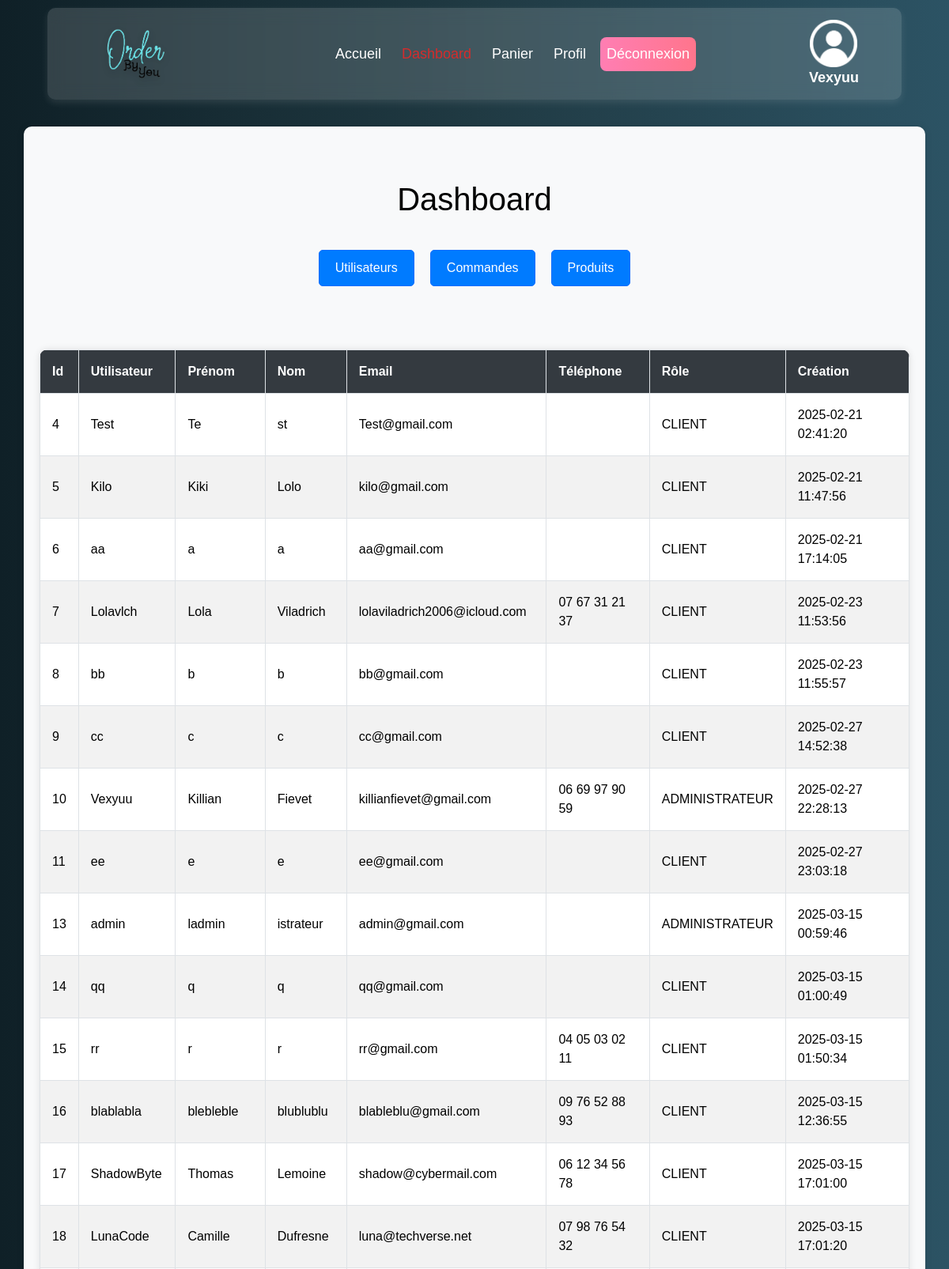
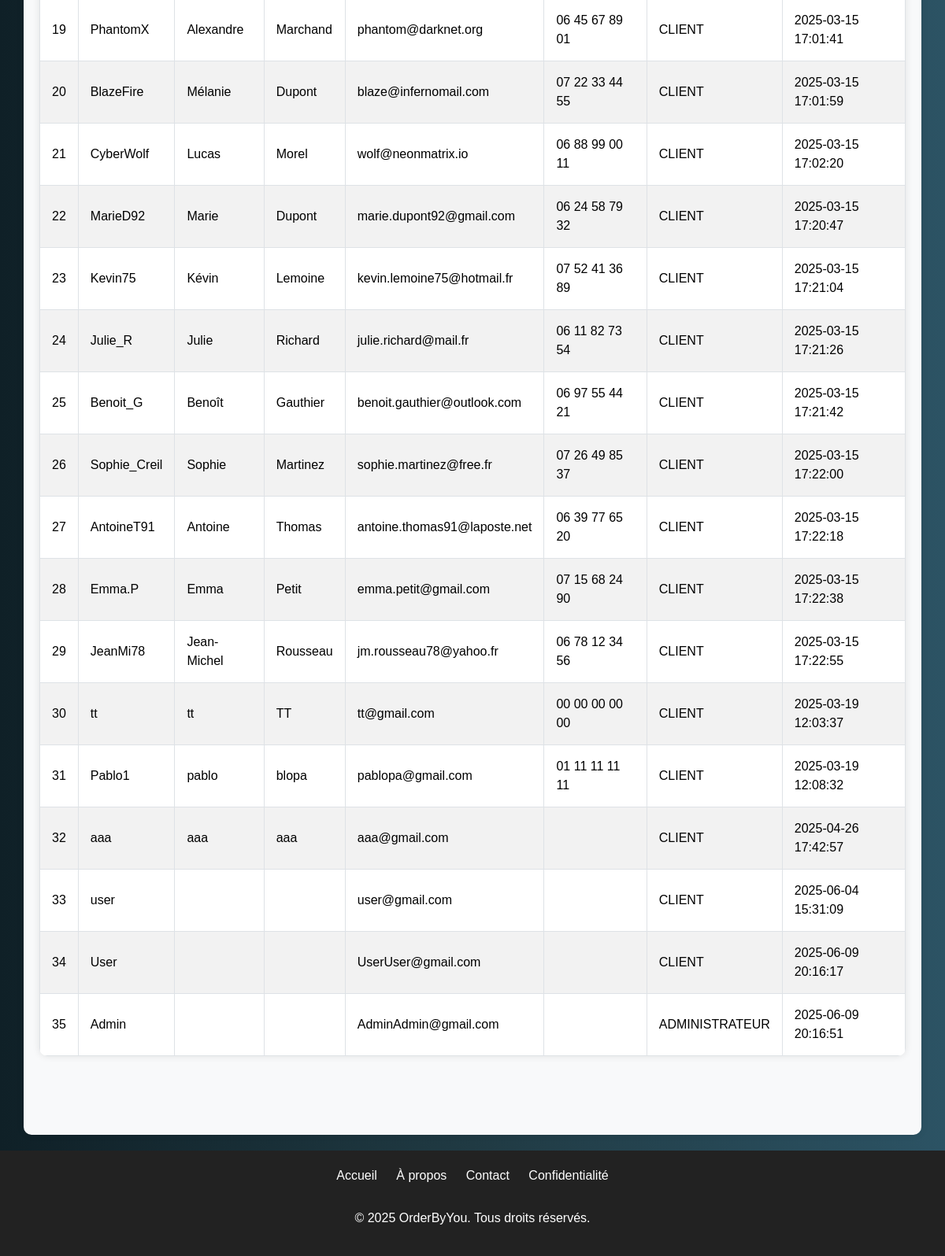
Page /index.php?pages=dashboard&users (signed in) on the committed database (2 pictures, top to bottom).
### tables this page shows
CREATE TABLE IF NOT EXISTS `users` (
  `id` int NOT NULL AUTO_INCREMENT,
  `username` varchar(100) NOT NULL,
  `first_name` varchar(50) DEFAULT NULL,
  `last_name` varchar(50) DEFAULT NULL,
  `email` varchar(100) NOT NULL,
  `password` varchar(255) NOT NULL,
  `phone` varchar(15) DEFAULT NULL,
  `role` varchar(50) NOT NULL DEFAULT 'CLIENT',
  `created_at` datetime DEFAULT CURRENT_TIMESTAMP,
  PRIMARY KEY (`id`),
  UNIQUE KEY `email` (`email`)
);

### index.php (called while the page is built, shortened)
<?php
include './templates/header.php';
$allowedPages = ['home', 'products', 'cart', 'login', 'register', 'profil', 'logout', 'dashboard', 'order'];
$page = isset($_GET['pages']) ? $_GET['pages'] : 'home';
if (in_array($page, $allowedPages)) {
    $pagePath = './pages/' . $page . '.php';
} else {
    $pagePath = './pages/404.php';
}
include $pagePath;
include './templates/footer.php';
?>

### pages/dashboard.php (the view, shortened to what this page needs)
<?php
$users = $orders = $products = [];
if (isset($_GET['users'])) {
    $req = $dbb->prepare("SELECT * FROM users");
    $req->execute();
    $users = $req->fetchAll(PDO::FETCH_ASSOC);
}
?>
<div class="container">
    <h1 class="text-center mt-5">Dashboard</h1>
    <div class="dashboard-links">
        <a href="index.php?pages=dashboard&users" class="btn btn-primary">Utilisateurs</a>
        <a href="index.php?pages=dashboard&orders" class="btn btn-primary">Commandes</a>
        <a href="index.php?pages=dashboard&products" class="btn btn-primary">Produits</a>
    </div>
    <?php if (isset($_GET['users'])): ?>
        <table>
            <thead>
                <tr>
                    <th>Id</th>
                    <th>Utilisateur</th>
                    <th>Prénom</th>
                    <th>Nom</th>
                    <th>Email</th>
                    <th>Téléphone</th>
                    <th>Rôle</th>
                    <th>Création</th>
                </tr>
            </thead>
            <tbody>
                <?php foreach ($users as $user): ?>
                    <tr>
                        <td><?= htmlspecialchars($user['id']) ?></td>
                        <td><?= htmlspecialchars($user['username']) ?></td>
                        <td><?= htmlspecialchars($user['first_name'] ?? '') ?></td>
                        <td><?= htmlspecialchars($user['last_name'] ?? '') ?></td>
                        <td><?= htmlspecialchars($user['email']) ?></td>
                        <td><?= htmlspecialchars($user['phone'] ?? '') ?></td>
                        <td><?= htmlspecialchars($user['role']) ?></td>
                        <td><?= htmlspecialchars($user['created_at']) ?></td>
                    </tr>
                <?php endforeach; ?>
            </tbody>
        </table>
    <?php endif; ?>
</div>

### assets/css/style.css (style rules this page uses)
:root { --primary-color: #28a745; --secondary-color: #dc3545; --background-gradient: linear-gradient(to right, #0f2027, #203a43, #2c5364); --font-family-primary: 'Poppins', sans-serif; --font-family-secondary: Arial, Helvetica, sans-serif; --font-family-title: system-ui, -apple-system, BlinkMacSystemFont, 'Segoe UI', Roboto, Oxygen, Ubuntu, Cantarell, 'Open Sans', 'Helvetica Neue', sans-serif; }
body { padding: 0; margin: 0; text-decoration: none; box-sizing: border-box; background: var(--background-gradient); font-family: var(--font-family-primary); color: white; }

### pages/dashboard.php (style rules this page uses)
.container { margin-top: 20vh; padding: 20px; background-color: #f8f9fa; border-radius: 10px; box-shadow: 0 0 10px rgba(0, 0, 0, 0.1); color: black; }
.dashboard-links { display: flex; justify-content: center; margin: 5vh 0; }
.dashboard-links a { margin: 0 10px; padding: 10px 20px; background-color: #007bff; color: white; text-decoration: none; border-radius: 5px; transition: background-color 0.3s; }
table { width: 100%; border-collapse: collapse; margin: 10vh 0; background: white; color: black; border-radius: 10px; overflow: hidden; box-shadow: 0 0 10px rgba(0, 0, 0, 0.1);e }
th, td { border: 1px solid #dee2e6; padding: 15px; text-align: left; }
th { background: #343a40; color: white; }
tr:nth-child(even) { background: #f2f2f2; }

### rows in the picture
users: id "4", username "Test", first_name "Te", last_name "st", email "Test@gmail.com", role "CLIENT", created_at "2025-02-21 02:41:20"
users: id "5", username "Kilo", first_name "Kiki", last_name "Lolo", email "kilo@gmail.com", role "CLIENT", created_at "2025-02-21 11:47:56"
users: id "6", username "aa", first_name "a", last_name "a", email "aa@gmail.com", role "CLIENT", created_at "2025-02-21 17:14:05"
users: id "7", username "Lolavlch", first_name "Lola", last_name "Viladrich", email "lolaviladrich2006@icloud.com", phone "07 67 31 21 37", role "CLIENT", created_at "2025-02-23 11:53:56"
users: id "8", username "bb", first_name "b", last_name "b", email "bb@gmail.com", role "CLIENT", created_at "2025-02-23 11:55:57"
users: id "9", username "cc", first_name "c", last_name "c", email "cc@gmail.com", role "CLIENT", created_at "2025-02-27 14:52:38"
users: id "10", username "Vexyuu", first_name "Killian", last_name "Fievet", email "killianfievet@gmail.com", phone "06 69 97 90 59", role "ADMINISTRATEUR", created_at "2025-02-27 22:28:13"
users: id "11", username "ee", first_name "e", last_name "e", email "ee@gmail.com", role "CLIENT", created_at "2025-02-27 23:03:18"
users: id "13", username "admin", first_name "ladmin", last_name "istrateur", email "admin@gmail.com", role "ADMINISTRATEUR", created_at "2025-03-15 00:59:46"
users: id "14", username "qq", first_name "q", last_name "q", email "qq@gmail.com", role "CLIENT", created_at "2025-03-15 01:00:49"
users: id "15", username "rr", first_name "r", last_name "r", email "rr@gmail.com", phone "04 05 03 02 11", role "CLIENT", created_at "2025-03-15 01:50:34"
users: id "16", username "blablabla", first_name "blebleble", last_name "blublublu", email "blableblu@gmail.com", phone "09 76 52 88 93", role "CLIENT", created_at "2025-03-15 12:36:55"
users: id "17", username "ShadowByte", first_name "Thomas", last_name "Lemoine", email "shadow@cybermail.com", phone "06 12 34 56 78", role "CLIENT", created_at "2025-03-15 17:01:00"
users: id "18", username "LunaCode", first_name "Camille", last_name "Dufresne", email "luna@techverse.net", phone "07 98 76 54 32", role "CLIENT", created_at "2025-03-15 17:01:20"
users: id "19", username "PhantomX", first_name "Alexandre", last_name "Marchand", email "phantom@darknet.org", phone "06 45 67 89 01", role "CLIENT", created_at "2025-03-15 17:01:41"
users: id "20", username "BlazeFire", first_name "Mélanie", last_name "Dupont", email "blaze@infernomail.com", phone "07 22 33 44 55", role "CLIENT", created_at "2025-03-15 17:01:59"
users: id "21", username "CyberWolf", first_name "Lucas", last_name "Morel", email "wolf@neonmatrix.io", phone "06 88 99 00 11", role "CLIENT", created_at "2025-03-15 17:02:20"
users: id "22", username "MarieD92", first_name "Marie", last_name "Dupont", email "marie.dupont92@gmail.com", phone "06 24 58 79 32", role "CLIENT", created_at "2025-03-15 17:20:47"
users: id "23", username "Kevin75", first_name "Kévin", last_name "Lemoine", email "kevin.lemoine75@hotmail.fr", phone "07 52 41 36 89", role "CLIENT", created_at "2025-03-15 17:21:04"
users: id "24", username "Julie_R", first_name "Julie", last_name "Richard", email "julie.richard@mail.fr", phone "06 11 82 73 54", role "CLIENT", created_at "2025-03-15 17:21:26"
users: id "25", username "Benoit_G", first_name "Benoît", last_name "Gauthier", email "benoit.gauthier@outlook.com", phone "06 97 55 44 21", role "CLIENT", created_at "2025-03-15 17:21:42"
users: id "26", username "Sophie_Creil", first_name "Sophie", last_name "Martinez", email "sophie.martinez@free.fr", phone "07 26 49 85 37", role "CLIENT", created_at "2025-03-15 17:22:00"
users: id "27", username "AntoineT91", first_name "Antoine", last_name "Thomas", email "antoine.thomas91@laposte.net", phone "06 39 77 65 20", role "CLIENT", created_at "2025-03-15 17:22:18"
users: id "28", username "Emma.P", first_name "Emma", last_name "Petit", email "emma.petit@gmail.com", phone "07 15 68 24 90", role "CLIENT", created_at "2025-03-15 17:22:38"
users: id "29", username "JeanMi78", first_name "Jean-Michel", last_name "Rousseau", email "jm.rousseau78@yahoo.fr", phone "06 78 12 34 56", role "CLIENT", created_at "2025-03-15 17:22:55"
users: id "30", username "tt", first_name "tt", last_name "TT", email "tt@gmail.com", phone "00 00 00 00 00", role "CLIENT", created_at "2025-03-19 12:03:37"
users: id "31", username "Pablo1", first_name "pablo", last_name "blopa", email "pablopa@gmail.com", phone "01 11 11 11 11", role "CLIENT", created_at "2025-03-19 12:08:32"
users: id "32", username "aaa", first_name "aaa", last_name "aaa", email "aaa@gmail.com", role "CLIENT", created_at "2025-04-26 17:42:57"
users: id "33", username "user", email "user@gmail.com", role "CLIENT", created_at "2025-06-04 15:31:09"
users: id "34", username "User", email "UserUser@gmail.com", role "CLIENT", created_at "2025-06-09 20:16:17"
users: id "35", username "Admin", email "AdminAdmin@gmail.com", role "ADMINISTRATEUR", created_at "2025-06-09 20:16:51"

### other values in the picture
$_SESSION['username'] "Vexyuu"
